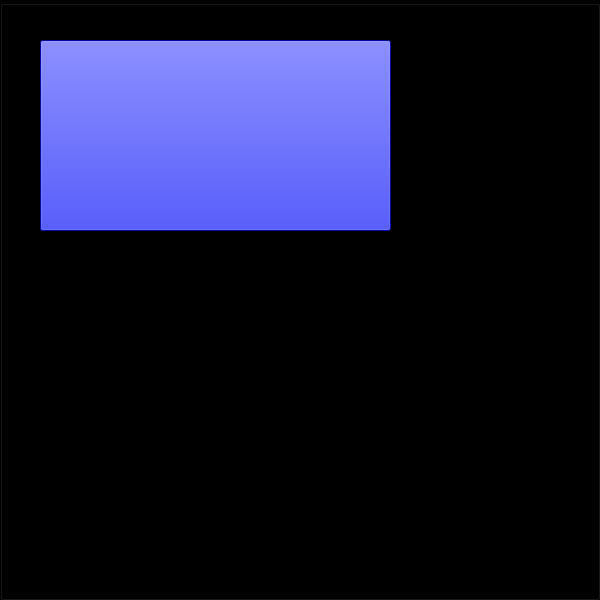
<?xml version="1.0" encoding="UTF-8"?>
<ui version="4.0">
 <class>GroupBox</class>
 <widget class="QGroupBox" name="GroupBox">
  <property name="geometry">
   <rect>
    <x>0</x>
    <y>0</y>
    <width>600</width>
    <height>600</height>
   </rect>
  </property>
  <property name="windowTitle">
   <string>GroupBox</string>
  </property>
  <property name="styleSheet">
   <string notr="true">background-color: rgb(0, 0, 0);</string>
  </property>
  <widget class="QPushButton" name="pushButton">
   <property name="geometry">
    <rect>
     <x>40</x>
     <y>40</y>
     <width>351</width>
     <height>191</height>
    </rect>
   </property>
   <property name="styleSheet">
    <string notr="true">color: rgb(6, 12, 233);
background-image: url(:/images/200.png);
background-color: rgb(6, 12, 233);</string>
   </property>
   <property name="text">
    <string/>
   </property>
  </widget>
 </widget>
 <resources>
  <include location="../images/200.qrc"/>
 </resources>
 <connections/>
</ui>
